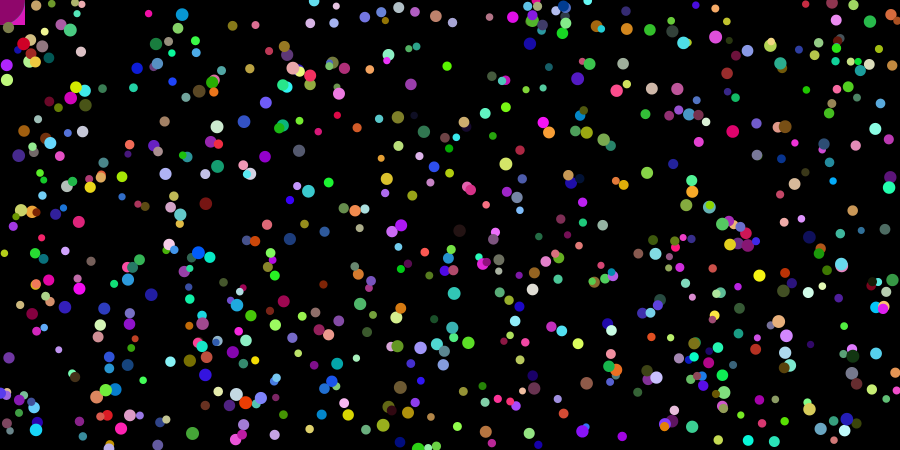
Frame 1 (no input)
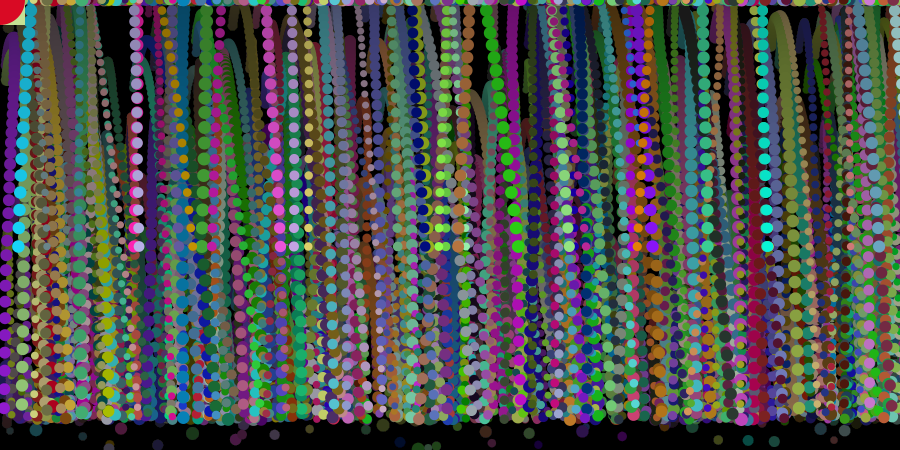
Frame 60 (the mouse pressed at the canvas centre just before this capture)
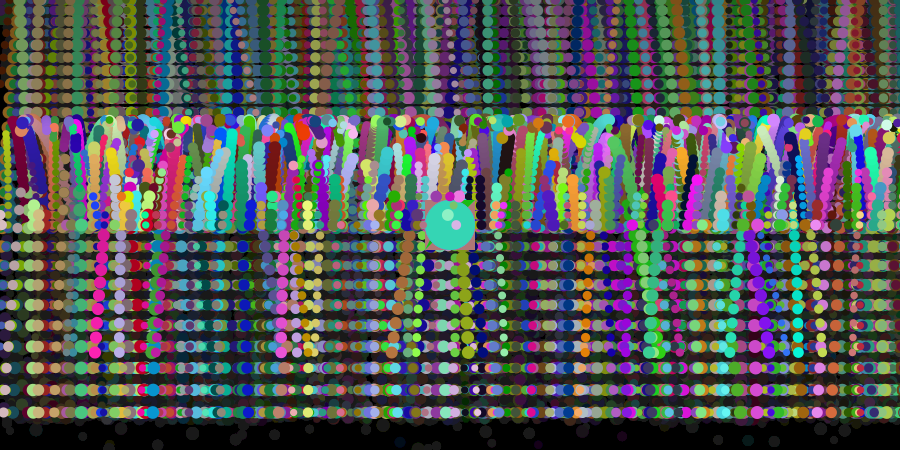
Frame 120 (the mouse held since frame 60 and released just before this capture)

The Processing sketch that drew these frames (run headless with seeded random() and noise(); from frame 60 on, the mouse is pressed at the canvas centre):

// Processing sketch: processing_50103
// ── processing_50103.pde

int NUM_TRANS = 100;
int arrPos = 0;
int NUM_BALLS = 700;
Ball[] myBall = new Ball[NUM_BALLS];
Tran[] tranArr = new Tran[NUM_TRANS];

void setup() {
  size(900,450);
  background(0);
  
  for (int i = 0; i<NUM_TRANS; i++) {
   tranArr[i] = new Tran();
   tranArr[i].posX = random(0, width);
   tranArr[i].posY = random(0, height);
 }
  for (int i = 0; i<NUM_BALLS; i++) {
    myBall[i] = new Ball();
    myBall[i].posX = random(0,width);
    myBall[i].posY = random(0, height);
    myBall[i].speedX = random(0.5, 0.5);
    myBall[i].speedY = -5;
    myBall[i].diam = random(7,13);
    myBall[i].colorPick = color(random(0, 255), random(0, 255), random(0, 255));
 }
 
 smooth();
}

float gravity = .5;
int cspeed = 10;

void draw() {
  
  // fader
  noStroke();
  fill(0, 5);
  rectMode(CORNER);
  rect(0,0,900,450);
  
  // line drawing
  stroke(250);
  strokeWeight(5);
  line(pmouseX,pmouseY,mouseX,mouseY);
  
  for (int i = 0; i<NUM_TRANS; i++) {
   tranArr[i].update();  //object.method (calls on method that lies within the object
  }
  for (int i = 0; i<NUM_BALLS; i++) {
   myBall[i].update();  //object.method (calls on method that lies within the object
  }
}

void mouseClicked() {
  fill(255);
  for (int i = 0; i<NUM_BALLS; i++) {
    myBall[i].posX = mouseX + random(-10,10);
    myBall[i].posY = mouseY + random(-20,20);
    myBall[i].speedY = random(0, 40);
    myBall[i].speedX = random(-5,5);
   }
  
}

class Tran {
  
  float posX;
  float posY;
  
  void update() {
    float r = random(101);
    
    if (arrPos < NUM_TRANS-1) {
    // draw a transformer at arrPos, increment
    posX = pmouseX;
    posY = pmouseY;
    arrPos++;
    println(arrPos);
  } else {
    // set arrPos at 0, draw transformer, increment
    arrPos = 0;
    posX = pmouseX;
    posY = pmouseY;
    arrPos++;
    println(arrPos);
  }
    
    if (r < 33) {
      fill(random(255), random(255), random(255));
      noStroke();
      ellipse(posX, posY, 50,50);
    } else if (r < 66) {
      fill(random(255), random(255), random(255));
      noStroke();
      rectMode(CENTER);
      rect(posX, posY, 50,50);
    } else {
      fill(random(255), random(255), random(255));
      noStroke();
      triangle(posX, posY-25, posX-25, posY+25, posX+25, posY-25);   
    }
    
  }
}

class Ball {
  float diam = random(10,15);
  float posX;
  float posY;
  float speedY = random(-10,-20);
  float speedX = random(-30,30);
  float waver = 0;
  color colorPick = (#B97ADB);
   
  void update() {
    fill(colorPick);
    ellipse(posX, posY, diam, diam);
     
    posX += speedX;
    speedX += random(-.2, .2);
 
    posY += speedY;
    speedY += gravity;
     
    if (posY > height-30 || posX<0 || posX>(width+30)) {
      posY= mouseY;
      speedY=-10;
    }
     
 
  }
}
